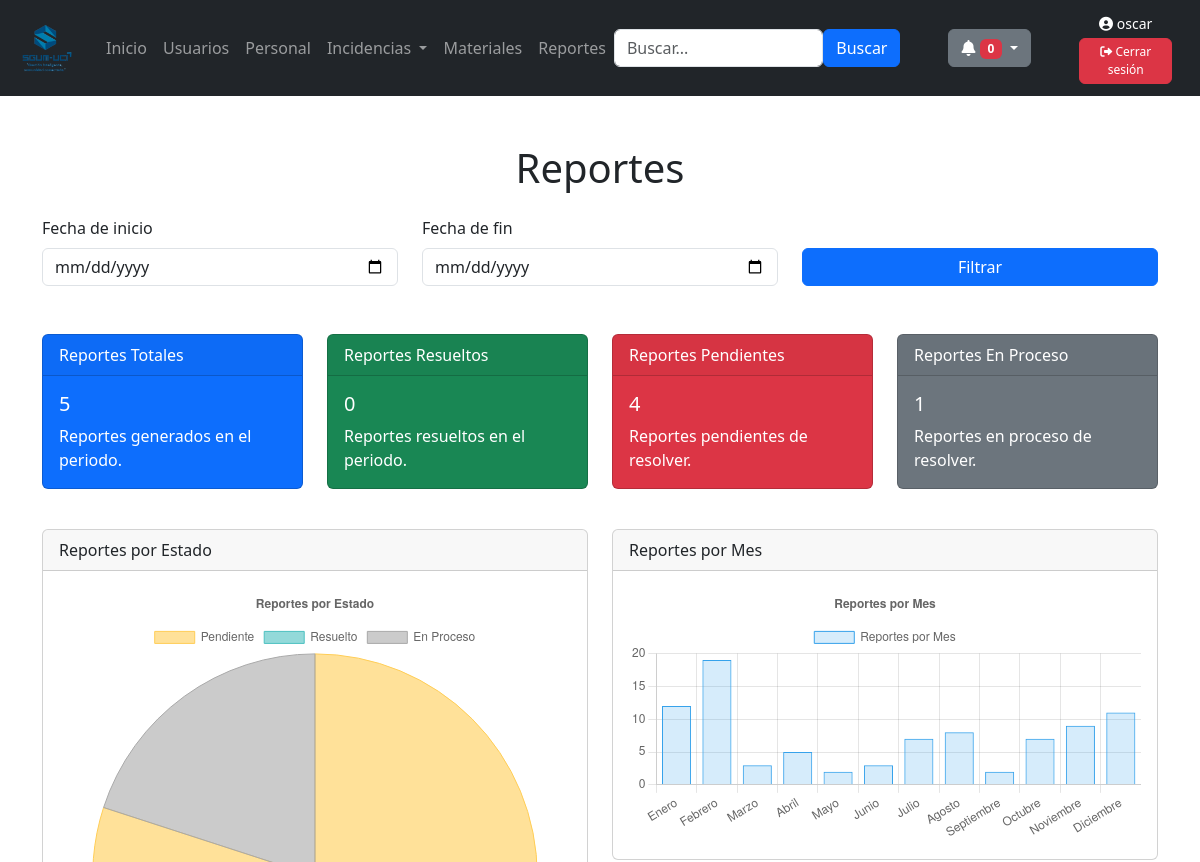
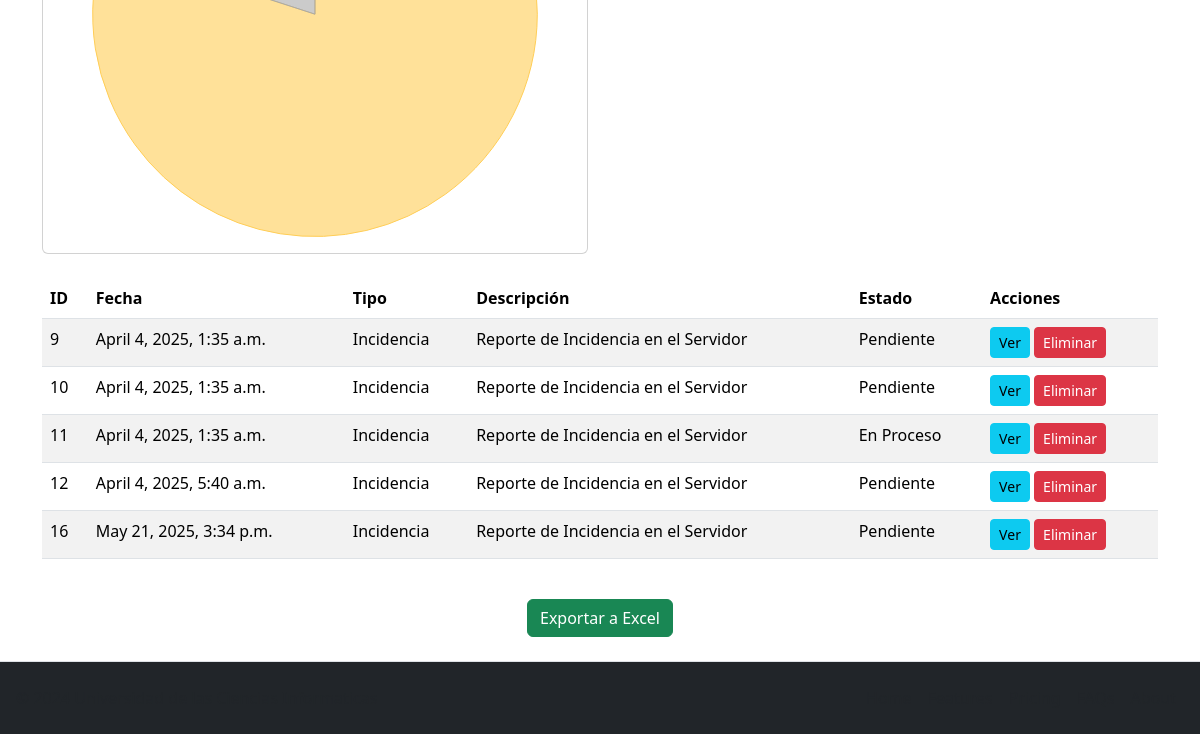
The page /reportes/ (signed in) on the database as committed earlier (2 pictures, top to bottom).
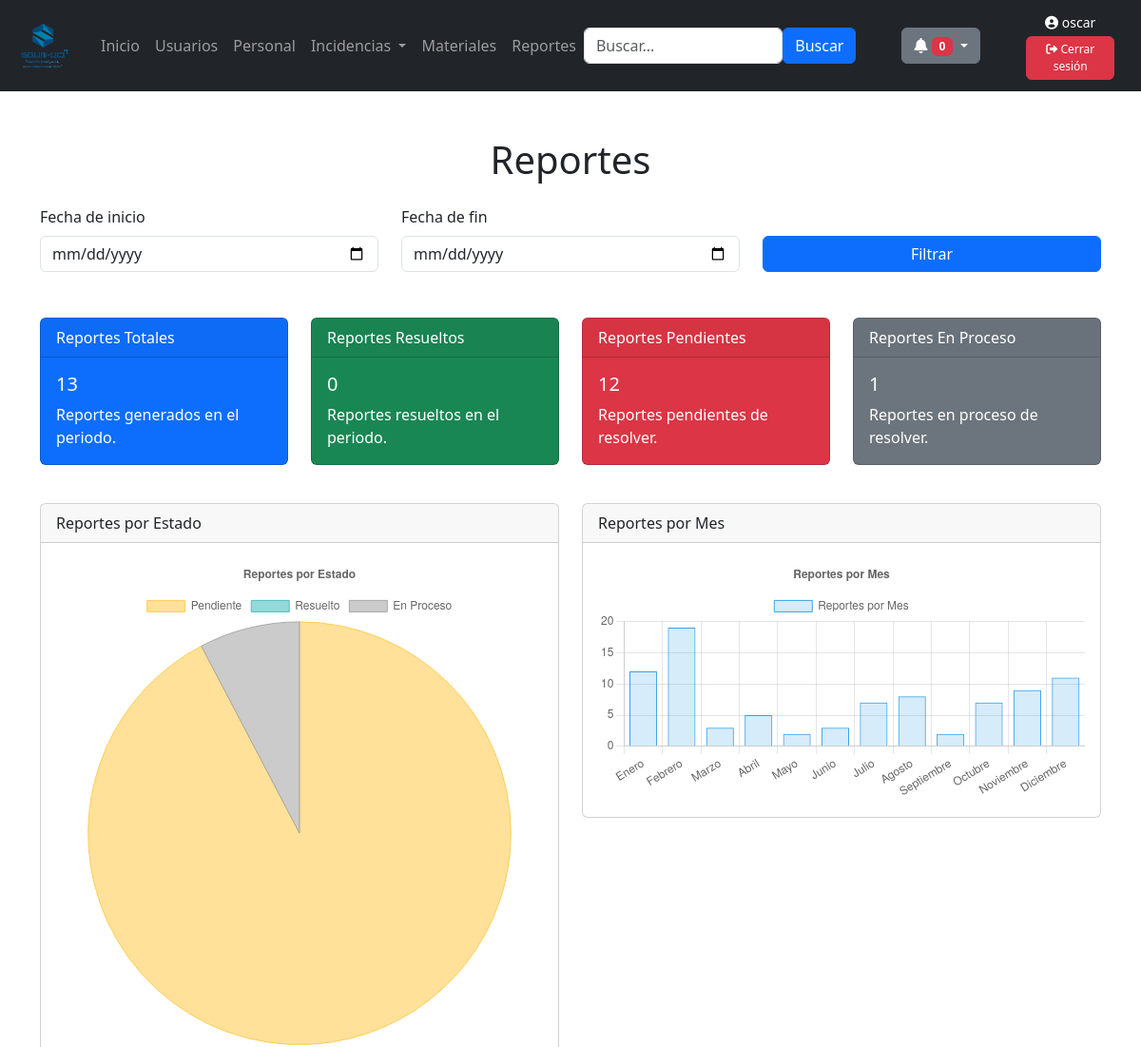
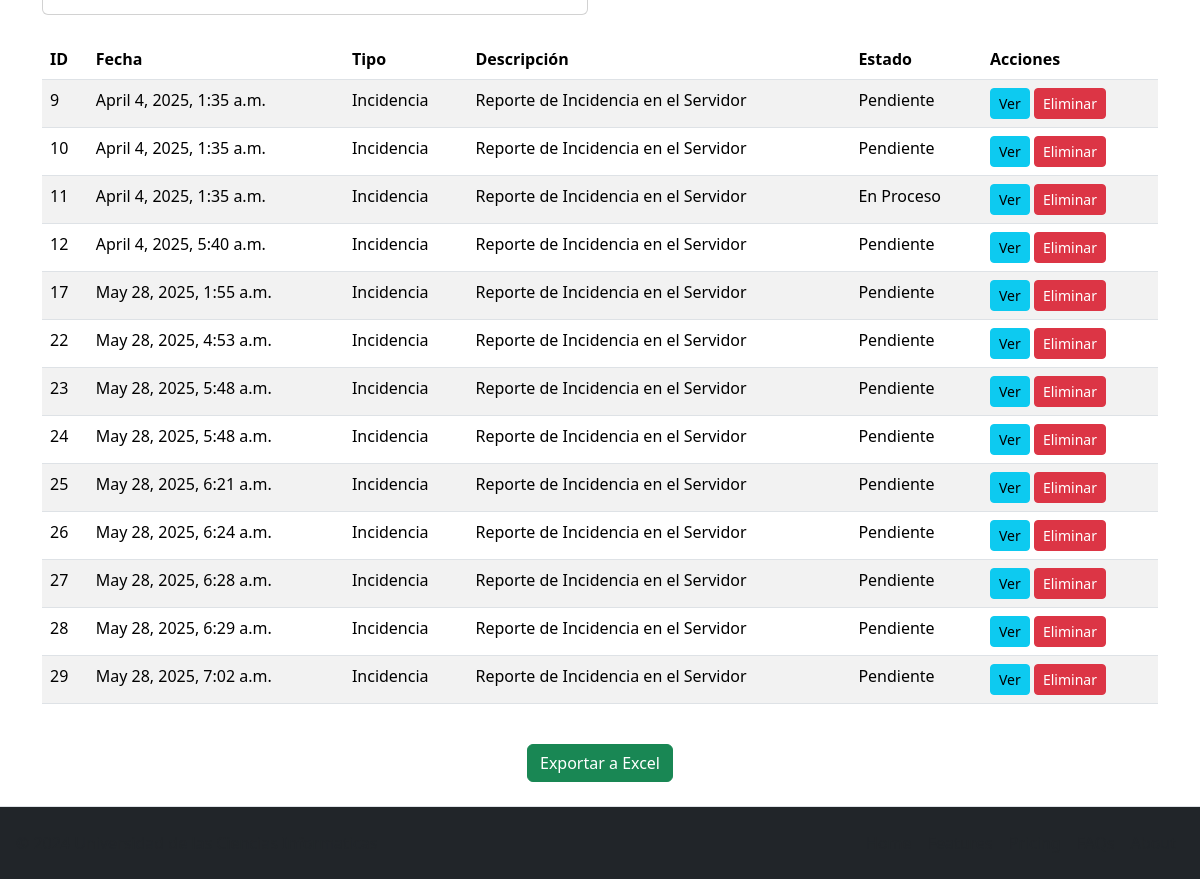
The same page on the database as committed later (2 pictures, top to bottom).
### usuarios/models.py (models this page shows)
class Reporte(models.Model):
    fecha = models.DateTimeField()
    descripcion = models.TextField()
    estado = models.CharField(max_length=50,blank=True)
    reporte_incidencia = models.ForeignKey(Incidencia,on_delete=models.CASCADE,null=True, blank=True)
    reporte_material = models.ForeignKey(Material,on_delete=models.CASCADE,null=True, blank=True)
    @property
    def tipo(self):
        if self.reporte_incidencia is not None:
            return "Incidencia"
        elif self.reporte_material is not None:
            return "Material"
        else:
            return "Sin tipo"

class Incidencia(models.Model):
    PRIORIDAD_CHOICES = [
        ('3', 'Alta'),
        ('2', 'Media'),
        ('1', 'Baja'),
    ]
    TIPO_CHOICES = [
        ('plomeria', 'Plomeria'),
        ('electricidad', 'Electricidad'),
        ('infraestructura', 'Infraestructura'),
        ('mantenimiento_equipos', 'Mantenimiento de Equipos'),
        ('saneamiento', 'Saneamiento'),
        ('seguridad', 'Seguridad'),
        ('jardineria', 'Jardineria'),
        ('agua_potable', 'Sistema de Agua Potable'),
        ('gas', 'Sistema de Gas'),
        ('incendios', 'Sistema de Incendios')
    ]
    ESTADO_CHOICES = [
        ('pendiente', 'Pendiente'),
        ('en_proceso', 'En Proceso'),
        ('resuelto', 'Resuelto'),
    ]
    tipo = models.CharField(max_length=50, choices=TIPO_CHOICES, default='plomeria')
    prioridad = models.CharField(max_length=10, choices=PRIORIDAD_CHOICES, default='media')
    estado = models.CharField(max_length=20, choices=ESTADO_CHOICES, default='pendiente')
    fecha = models.DateTimeField()
    ubicacion = models.CharField(max_length=100)
    descripcion = models.TextField()
    imagen = models.ImageField(upload_to='incidencias/', null=True, blank=True)
    usuario_reporte = models.ForeignKey(User, on_delete=models.CASCADE)
    tecnico_asignado = models.ForeignKey(
        'Personal',
        on_delete=models.SET_NULL,
        null=True,
        blank=True,
        related_name='incidencias_asignadas'
    )

### usuarios/views.py (the view)
# urls.py: path('reportes/',views.reportes,name="reportes"),
@grupo_requerido('almacenero','administrador')
def reportes(request):
    tableReporte = Reporte.objects.all()
    totalReportes = tableReporte.count()
    reporte_resuelto = tableReporte.filter(estado='resuelto').count()
    reporte_pendiente = tableReporte.filter(estado='pendiente').count()
    reporte_enProceso = tableReporte.filter(estado = 'en_proceso').count()
    context = {
        'tableReporte' : tableReporte,
        'totalReportes' : totalReportes,
        'reporte_resuelto' : reporte_resuelto,
        'reporte_pendiente' : reporte_pendiente,
        'reporte_enProceso' : reporte_enProceso
    }
    return render(request,'all_reportes.html',context)

### usuarios/templatetags/auth_extras.py (called while the page is built)
@register.filter(name='has_groups')
def has_groups(user, group_names):
    return user.groups.filter(name__in=group_names.split(',')).exists()

### usuarios/views.py (called while the page is built)
def grupo_requerido(*nombres_grupos):
    def decorator(view_func):
        @wraps(view_func)
        def wrapper(request, *args, **kwargs):
            if request.user.groups.filter(name__in=nombres_grupos).exists():
                return view_func(request, *args, **kwargs)
            return HttpResponseForbidden("No tienes permiso para acceder")
        return wrapper
    return decorator

### usuarios/templates/all_reportes.html (shortened to what this page needs)
{% extends "master.html" %}
{% load static %}
{% block content %}
<div class="container mt-5">
    <h1 class="text-center mb-4">Reportes</h1>
    <form id="registroForm" method="post"  class="needs-validation" novalidate>
    <div class="row mb-5 align-items-start">
        <div class="col-md-4">
            <label for="fechaInicio" class="form-label">Fecha de inicio</label>
            <input type="date" class="form-control" id="fechaInicio" required>
        </div>
        <div class="col-md-4">
            <label for="fechaFin" class="form-label">Fecha de fin</label>
            <input type="date" class="form-control" id="fechaFin" required>
        </div>
        <div class="col-md-4 mt-auto">
            <button type="submit" class="btn btn-primary w-100">Filtrar</button>
        </div>
    </div>
    </form>
    <div class="row mb-4">
        <div class="col-md-3">
            <div class="card text-white bg-primary mb-3">
                <div class="card-header">Reportes Totales</div>
                <div class="card-body">
                    <h5 class="card-title">{{totalReportes}}</h5>
                    <p class="card-text">Reportes generados en el periodo.</p>
                </div>
            </div>
        </div>
        <div class="col-md-3">
            <div class="card text-white bg-success mb-3">
                <div class="card-header">Reportes Resueltos</div>
                <div class="card-body">
                    <h5 class="card-title">{{reporte_resuelto}}</h5>
                    <p class="card-text">Reportes resueltos en el periodo.</p>
                </div>
            </div>
        </div>
        <div class="col-md-3">
            <div class="card text-white bg-danger mb-3">
                <div class="card-header">Reportes Pendientes</div>
                <div class="card-body">
                    <h5 class="card-title">{{reporte_pendiente}}</h5>
                    <p class="card-text">Reportes pendientes de resolver.</p>
                </div>
            </div>
        </div>
        <div class="col-md-3">
            <div class="card text-white bg-secondary mb-3">
                <div class="card-header">Reportes En Proceso</div>
                <div class="card-body">
                    <h5 class="card-title">{{reporte_enProceso}}</h5>
                    <p class="card-text">Reportes en proceso de resolver.</p>
                </div>
            </div>
        </div>
    </div>
    <div class="row mb-4">
        <div class="col-md-6">
            <div class="card">
                <div class="card-header">Reportes por Estado</div>
                <div class="card-body">
                    <canvas id="estadoChart" width="400" height="200"></canvas>
                </div>
            </div>
        </div>
        <div class="col-md-6">
            <div class="card">
                <div class="card-header">Reportes por Mes</div>
                <div class="card-body">
                    <canvas id="mesChart" width="400" height="200"></canvas>
                </div>
            </div>
        </div>
    </div>
    <div class="table-responsive">
        <table class="table table-striped">
            <thead>
                <tr>
                    <th>ID</th>
                    <th>Fecha</th>
                    <th>Tipo</th>
                    <th>Descripción</th>
                    <th>Estado</th>
                    <th>Acciones</th>
                </tr>
            </thead>
            <tbody>
                {% for x in tableReporte %}
                <tr>
                    <td>{{x.id}}</td>
                    <td>{{x.fecha}}</td>
                    <td>{{x.tipo}}</td>
                    <td>{{x.descripcion}}</td>
                    <td>{{x.reporte_incidencia.get_estado_display}}</td>
                    <td>
                        <button class="btn btn-sm btn-info">Ver</button>
                        <button class="btn btn-sm btn-danger">Eliminar</button>
                    </td>
                </tr>
                {%endfor%}
            </tbody>
        </table>
    </div>
    <div class="text-center mt-4">
        <button class="btn btn-success">Exportar a Excel</button>
    </div>
</div>
<script>
    // Gráfico de Reportes por Estado
    var ctxEstado = document.getElementById('estadoChart').getContext('2d');
    var estadoChart = new Chart(ctxEstado, {
        type: 'pie', // Tipo de gráfico (puede ser 'pie', 'doughnut', etc.)
        data: {
            labels: ['Pendiente', 'Resuelto', 'En Proceso'], // Etiquetas para cada estado
            datasets: [{
                label: 'Reportes por Estado',
                data: [{{reporte_pendiente}}, {{reporte_resuelto}}, {{reporte_enProceso}}], // Datos dinámicos (ejemplo: 30 pendientes, 120 resueltos, 50 en proceso)
                backgroundColor: [
                    'rgba(255, 205, 86, 0.6)', // Amarillo para Pendiente
                    'rgba(75, 192, 192, 0.6)', // Verde para Resuelto
                    'rgba(169, 169, 169, 0.6)' // Gris para En Proceso
                ],
                borderColor: [
                    'rgba(255, 205, 86, 1)', // Borde amarillo
                    'rgba(75, 192, 192, 1)', // Borde verde
                    'rgba(169, 169, 169, 1)' // Borde gris
                ],
                borderWidth: 1 // Ancho del borde
            }]
        },
        options: {
            responsive: true, // Hace que el gráfico sea responsive
            plugins: {
                legend: {
                    position: 'top', // Posición de la leyenda
                },
                title: {
                    display: true,
                    text: 'Reportes por Estado' // Título del gráfico
                }
            }
        }
    });
    // Gráfico de Reportes por Mes
    var ctxMes = document.getElementById('mesChart').getContext('2d');
    var mesChart = new Chart(ctxMes, {
        type: 'bar',
        data: {
            labels: ['Enero', 'Febrero', 'Marzo', 'Abril', 'Mayo', 'Junio', 'Julio','Agosto','Septiembre','Octubre','Noviembre','Diciembre'],
            datasets: [{
                label: 'Reportes por Mes',
                data: [12, 19, 3, 5, 2, 3, 7,8,2,7,9,11],
                backgroundColor: 'rgba(54, 162, 235, 0.2)',
                borderColor: 'rgba(54, 162, 235, 1)',
                borderWidth: 1
            }]
        },
        options: {
            responsive: true,
            plugins: {
                legend: {
                    position: 'top',
                },
                title: {
                    display: true,
                    text: 'Reportes por Mes'
                }
            }
        }
    });
</script>
{% endblock %}

### usuarios/templates/master.html (shortened to what this page needs)
{% load static %}
<!DOCTYPE html>
<html lang="en">
<head>
    {% load bootstrap5 %}
    {% bootstrap_css %}
</head>
<body class="d-flex flex-column min-vh-100">
    {%include 'navbar.html' %}
    <div class="flex-grow-1">
    {%block content%}
    {%endblock%}
    </div>
    {%include 'footer.html' %}
</body>
</html>

### usuarios/templates/navbar.html (shortened to what this page needs)
{% load static %}
{% load auth_extras %}
<link href="https://cdnjs.cloudflare.com/ajax/libs/font-awesome/6.0.0-beta3/css/all.min.css" rel="stylesheet">
<nav class="navbar navbar-expand-sm navbar-dark bg-dark">
    <div class="container-fluid">
        <a class="navbar-brand" href="#">
            <img src="{% static '../static/logoSGUM.png' %}" alt="Avatar Logo" style="width:70px;">
        </a>
        <div class="collapse navbar-collapse" id="mynavbar">
            <ul class="navbar-nav me-auto">
                <li class="nav-item">
                    <a class="nav-link" href="/main">Inicio</a>
                </li>
                {% if request.user|has_groups:"administrador" %}
                <li class="nav-item">
                    <a class="nav-link" href="/usuarios">Usuarios</a>
                </li>
                {%endif%}
                {% if request.user|has_groups:"administrador" %}
                <li class="nav-item">
                    <a class="nav-link" href="/personal">Personal</a>
                </li>
                {%endif%}
                <li class="nav-item dropdown">
                    <button type="button" class="btn nav-link dropdown-toggle" data-bs-toggle="dropdown">
                        Incidencias
                    </button>
                </li>
                {% if request.user|has_groups:"almacenero,administrador" %}
                <li class="nav-item">
                    <a class="nav-link" href="/materiales">Materiales</a>
                </li>
                {%endif%}
                {% if request.user|has_groups:"almacenero,administrador" %}
                <li class="nav-item">
                    <a class="nav-link" href="/reportes">Reportes</a>
                </li>
                {%endif%}
            </ul>
            <form class="d-flex" method="get">
                <input type="text" name="q" class="form-control" placeholder="Buscar..." value="{{ request.GET.q }}">
                <button class="btn btn-primary" type="submit">Buscar</button>
            </form>
            <div class="dropdown px-5">
                <button class="btn btn-secondary dropdown-toggle" type="button" id="dropdownMenuButton"
                    data-bs-toggle="dropdown" aria-expanded="false">
                    <i class="fas fa-bell"></i>
                    <span class="badge bg-danger" id="notificationCount">0</span>
                </button>
            </div>
            {% if user.is_authenticated %}
    <div class="me-3 d-flex flex-column align-items-center text-white">
        <small><i class="fas fa-user-circle"></i> {{ user.username }}</small>
        <a href="{% url 'logout' %}"
           class="btn btn-danger btn-xs mt-1"
           style="font-size: 0.75rem; padding: 0.25rem 0.5rem;">
            <i class="fas fa-sign-out-alt"></i> Cerrar sesión
        </a>
    </div>
{% else %}
    <a href="{% url 'login' %}"
       class="btn btn-success btn-sm me-3"
       style="font-size: 0.8rem; padding: 0.3rem 0.6rem;">
        <i class="fas fa-sign-in-alt"></i> Iniciar
    </a>
{% endif %}
        </div>
    </div>
</nav>

### usuarios/templates/footer.html
<footer class="d-flex flex-wrap justify-content-between align-items-center py-3 mt-4 px-3 border-top bg-dark">
    <p class="col-md-4 mb-0 text-body-secondary text-light">© 2024 Universidad de las Ciencias Informaticas</p>
    <a href="/" class="col-md-4 d-flex align-items-center justify-content-center mb-3 mb-md-0 me-md-auto link-body-emphasis text-decoration-none">
        <svg class="bi me-2" width="40" height="32"><use xlink:href="#bootstrap"></use></svg>
    </a>
    <ul class="nav col-md-4 justify-content-end">
        <li class="nav-item"><a href="/main" class="nav-link px-2 text-body-secondary">Home</a></li>
        <li class="nav-item"><a href="#" class="nav-link px-2 text-body-secondary">Features</a></li>
        <li class="nav-item"><a href="#" class="nav-link px-2 text-body-secondary">Pricing</a></li>
        <li class="nav-item"><a href="#" class="nav-link px-2 text-body-secondary">FAQs</a></li>
        <li class="nav-item"><a href="#" class="nav-link px-2 text-body-secondary">About</a></li>
    </ul>
</footer>

Rows that differ between the two databases and show on the page:
removed Reporte: id "16", fecha "May 21, 2025, 3:34 p.m.", tipo "Incidencia", descripcion "Reporte de Incidencia en el Servidor", reporte_incidencia.estado "Pendiente"
added Reporte: id "17", fecha "May 28, 2025, 1:55 a.m.", tipo "Incidencia", descripcion "Reporte de Incidencia en el Servidor", reporte_incidencia.estado "Pendiente"
added Reporte: id "22", fecha "May 28, 2025, 4:53 a.m.", tipo "Incidencia", descripcion "Reporte de Incidencia en el Servidor", reporte_incidencia.estado "Pendiente"
added Reporte: id "23", fecha "May 28, 2025, 5:48 a.m.", tipo "Incidencia", descripcion "Reporte de Incidencia en el Servidor", reporte_incidencia.estado "Pendiente"
added Reporte: id "24", fecha "May 28, 2025, 5:48 a.m.", tipo "Incidencia", descripcion "Reporte de Incidencia en el Servidor", reporte_incidencia.estado "Pendiente"
added Reporte: id "25", fecha "May 28, 2025, 6:21 a.m.", tipo "Incidencia", descripcion "Reporte de Incidencia en el Servidor", reporte_incidencia.estado "Pendiente"
added Reporte: id "26", fecha "May 28, 2025, 6:24 a.m.", tipo "Incidencia", descripcion "Reporte de Incidencia en el Servidor", reporte_incidencia.estado "Pendiente"
added Reporte: id "27", fecha "May 28, 2025, 6:28 a.m.", tipo "Incidencia", descripcion "Reporte de Incidencia en el Servidor", reporte_incidencia.estado "Pendiente"
added Reporte: id "28", fecha "May 28, 2025, 6:29 a.m.", tipo "Incidencia", descripcion "Reporte de Incidencia en el Servidor", reporte_incidencia.estado "Pendiente"
added Reporte: id "29", fecha "May 28, 2025, 7:02 a.m.", tipo "Incidencia", descripcion "Reporte de Incidencia en el Servidor", reporte_incidencia.estado "Pendiente"
Other text that changed with them:
{{ totalReportes }}: "5" → "13"
{{ reporte_pendiente }}: "4" → "12"
chart data {{ reporte_pendiente }}: 4 → 12
